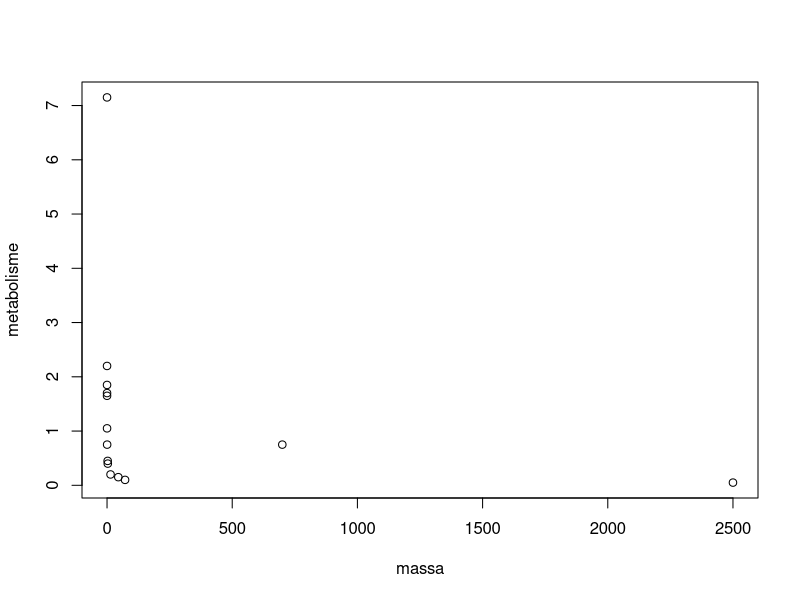
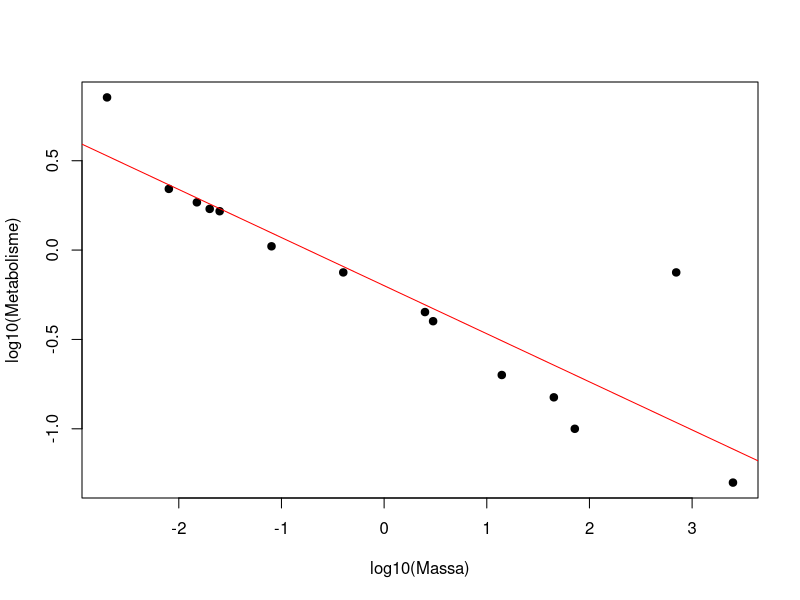
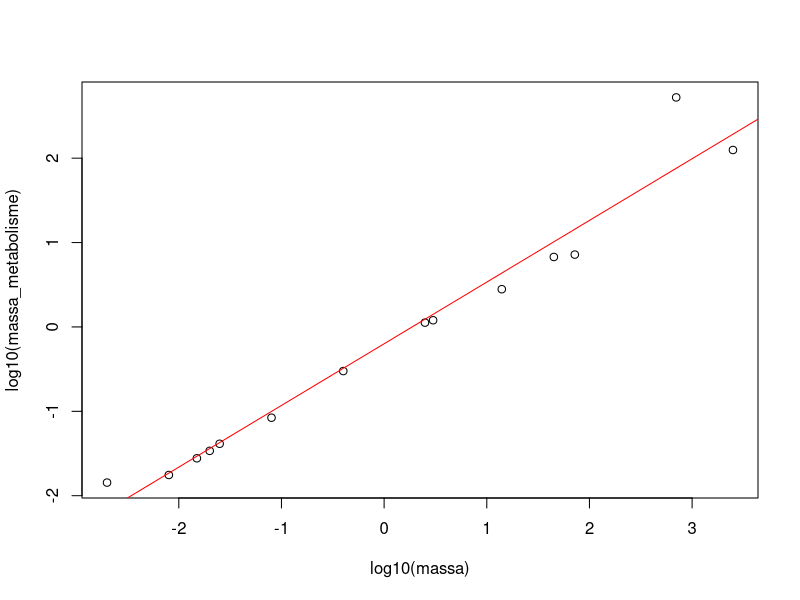

Generate these figures, in order, with R:
## ---- chunk 1
10^3
## ---- chunk 2
log(1000,10)
## ---- chunk 3
# Verander hier niks aan!
htmltools::tags$iframe(src = "https://mai-nguyen0310.shinyapps.io/shiny_log/",
                       width = "100%", height = "400", frameborder = "0")
## ---- chunk 4
# Verander hier niks aan!
htmltools::tags$iframe(src = "https://mai-nguyen0310.shinyapps.io/log_practicum_vragen/",
                       width = "100%", height = "300", frameborder = "0")
## ---- chunk 5
massa = c(0.002, 0.008, 0.015, 0.02, 0.025, 0.08, 0.4, 
          2.5, 3, 14, 45, 72,700, 2500)  
metabolisme = c(7.15, 2.2, 1.85, 1.7, 1.65, 1.05, 0.75, 
                0.45, 0.4,0.2, 0.15, 0.1, 0.75, 0.05) 
## ---- chunk 6
# dit zou je zelf moeten doen 
plot(massa, metabolisme)
## ---- chunk 7
# dit zou je zelf moeten doen 
plot(log10(massa), log10(metabolisme),      
     pch = 19, xlab = "log10(Massa)", 
     ylab = "log10(Metabolisme)")  
abline(lm(log10(metabolisme) ~ log10(massa)), col = "red")
## ---- chunk 8
massa_metabolisme <- massa*metabolisme
## ---- chunk 9
# dit zou je zelf doen 
plot(log10(massa), 
     log10(massa_metabolisme)) 
abline(lm(log10(massa_metabolisme) ~ log10(massa)), col = "red")
